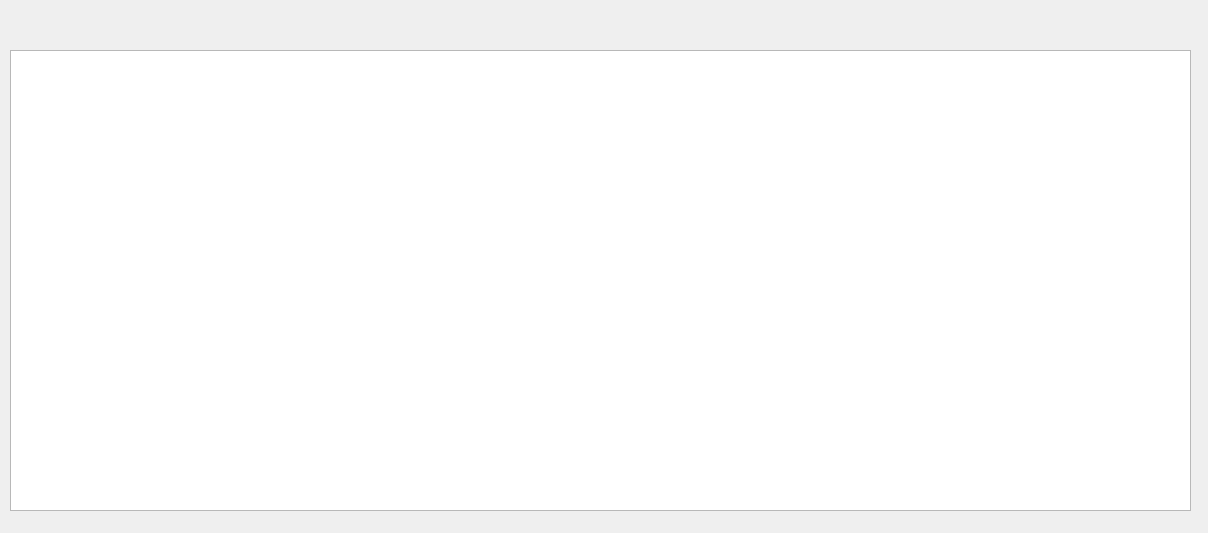
<?xml version="1.0" encoding="UTF-8"?>
<ui version="4.0">
 <class>BestParametrs</class>
 <widget class="QWidget" name="BestParametrs">
  <property name="geometry">
   <rect>
    <x>0</x>
    <y>0</y>
    <width>1208</width>
    <height>533</height>
   </rect>
  </property>
  <property name="windowTitle">
   <string>Form</string>
  </property>
  <widget class="QTableWidget" name="tableWidget">
   <property name="geometry">
    <rect>
     <x>10</x>
     <y>50</y>
     <width>1181</width>
     <height>461</height>
    </rect>
   </property>
   <property name="sortingEnabled">
    <bool>true</bool>
   </property>
  </widget>
 </widget>
 <resources/>
 <connections/>
</ui>
